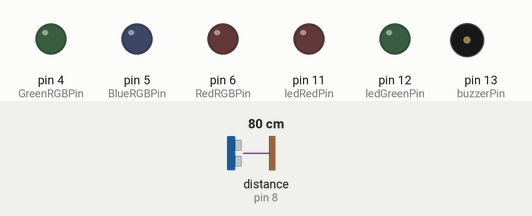
This sketch was run on a simulated Arduino Uno, built with avr-gcc and run on an emulated ATmega328P. Shown: output pins drawn as LEDs (lit = HIGH), buzzer (waves = sounding). Wiring (inferred from the names in the program): ultrasonic range finder: trigger pin 7; echo pin 8. Inputs (shaded band) come from the test bench; at power-on: distance to the obstacle (sensor on pin 8) 80 cm. The echo pulse lasts 58.3 µs per cm; pins used as bus, display or sensor lines are not drawn.

Above: at 1.2 s.
1.3 s: distance to the obstacle (sensor on pin 8) set to 2 cm
At 1.43 s:
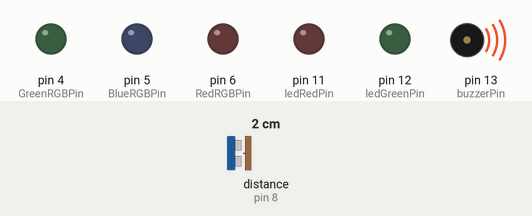
At 1.83 s:
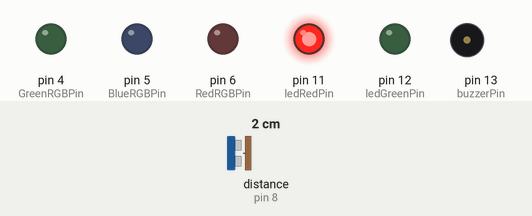
Timing chart, 0 to 4.3 s (numbered marks = the images above; inputs shaded):
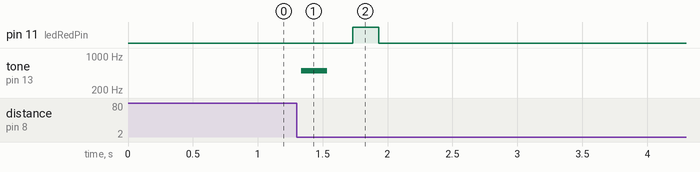

Measured:
- after the input at 1.3 s, pin 11 (ledRedPin): LOW → HIGH after 0.43 s, → LOW 0.20 s later; tone on pin 13 (buzzerPin): silent → 500 Hz at once, → silent 0.20 s later

The sketch:

term3.ino
```cpp
//Constant variables for each component pin
const int trigPin = 7;
const int echoPin = 8;
const int ledRedPin = 11;
const int ledGreenPin = 12;
const int RedRGBPin = 6;
const int BlueRGBPin = 5;
const int GreenRGBPin = 4;
const int buzzerPin = 13;

class LED {
 public:
  //Turns off specified LED if it reads the pin as active
   void TurnOFF(int ledPin) {
     if (digitalRead(ledPin)) {
     digitalWrite(ledPin, LOW);
     }
   }

   void TurnON(int ledPin) {
     digitalWrite(ledPin, HIGH);
   }

  //Pause length is specified, function turns LED on and off with interval
   void Blink(int ledPin, int pause) {
     digitalWrite(ledPin, HIGH);
     delay(pause);
     digitalWrite(ledPin, LOW);
     delay(pause);
   }
};

class Buzzer {
 public:
  //If program reads buzzer pin as active, turns off buzzer
   void TurnOFF() {
     if (digitalRead(buzzerPin)) {
     noTone(buzzerPin);
     }
   }

  //Pause amount and frequency specified, buzzer beeps according to these values
   void TurnON(int frequency, int pause) {
     tone(buzzerPin, frequency);
     delay(pause);
     noTone(buzzerPin);
     delay(pause);
   }
};


class Ultrasonic {
 public:
   //measureIncrease is the status;
   //Whether there is oncoming movement or not
   bool measureIncrease = false;
   //measureValue gets value of measure2 if distance decreases (object gets closer)
   int measureValue = 0;
   //measure1 and measure2 are placeholders for readings
   int measure1 = 0;
   int measure2 = 0;

  //Function converts the sensor's microsecond measure into centimetres
   long microsecondsToCentimetres(long microseconds) {
     return microseconds / 29 / 2;
   }

  //Function performs general sensor operation
   int Activate() {
     long duration;
     delay(30);
     //Short low pulse to obtain a clean high pulse
     digitalWrite(trigPin, LOW);
     delayMicroseconds(2);
     digitalWrite(trigPin, HIGH);
     delayMicroseconds(10);
     digitalWrite(trigPin, LOW);
     //Records duration of pulse
     duration = pulseIn(echoPin, HIGH);
     //Converts to centimetres, assigns as first measure
     measure1 = microsecondsToCentimetres(duration);
     delay(30);
     //Second trial
     digitalWrite(trigPin, LOW);
     delayMicroseconds(2);
     digitalWrite(trigPin, HIGH);
     delayMicroseconds(10);
     digitalWrite(trigPin, LOW);
     duration = pulseIn(echoPin, HIGH);
     //Assigns second centimetre value
     measure2 = microsecondsToCentimetres(duration);
     //Checks if the object is moving toward sensor (closer)
     if (measure1 > measure2) {
      //If closer, changes measureIncrease and assigns measureValue
       measureIncrease = true;
       measureValue = measure2;
     }
   }
};

class rgbLED {
 public:
   //Assign initial values of red, green and blue in LED. Starts as red.
   int rgbRed = 255;
   int rgbGreen = 0;
   int rgbBlue = 0;

  //To turn LED off, all values set to 0
   void TurnOFF() {
     setColour(0,0,0);
   }

  //Function to set the RGB colours, writing value to pin
  void setColour(int R, int G, int B) {
     analogWrite(RedRGBPin, R);
     analogWrite(GreenRGBPin, G);
     analogWrite(BlueRGBPin, B);
   }

  //To turn on, use setColour function and pass through the variables established at the top of the class
   void TurnON() {
     setColour(rgbRed, rgbGreen, rgbBlue);
   }

  //Function changes the values of red and green according to distance
   void PhaseColour(int distFromSensor) {
    //Counter to track iterations and compare to distance
     int counter = 0;
     while(!(counter >= distFromSensor)) {
      if (rgbGreen != 255) {
      //Phases from green, to yellow, to red when object moves closer
       rgbRed = rgbRed - 15;
       rgbGreen = rgbGreen + 15;
      }
      counter = counter + 24;
    }
   }
};

//Setting up all the pins as input or output, crucial for sensor
void setup() {
 Serial.begin(9600);
 pinMode(trigPin,OUTPUT);
 pinMode(echoPin,INPUT);
 pinMode(ledRedPin, OUTPUT);
 pinMode(ledGreenPin, OUTPUT);
 pinMode(RedRGBPin, OUTPUT);
 pinMode(GreenRGBPin, OUTPUT);
 pinMode(BlueRGBPin, OUTPUT);
 pinMode(buzzerPin, OUTPUT);
}

void loop() {
//Creating objects of each class
 LED redLED;
 LED greenLED;
 rgbLED rgb;
 Buzzer buzz;
 Ultrasonic sensor;

//Begin by activating sensor
 sensor.Activate();
 bool state = sensor.measureIncrease;
 //Loops until sensor detects oncoming movement
 while (state = false) {
   sensor.Activate();
   bool state = sensor.measureIncrease;
 }

 int distance = sensor.measureValue;

//Checks what range distance falls into and calls appropriate functions
//Range beyond 3.5 metres
 if (distance > 350) {
   buzz.TurnOFF();
   redLED.TurnOFF(ledRedPin);
   rgb.TurnOFF();
   greenLED.TurnON(ledGreenPin);
//Range within 3.5 metres and 0.5 metres
 } else if ((distance<=350) && (distance>=50)) {
   buzz.TurnOFF();
   buzz.TurnON(200, 300);
   rgb.PhaseColour(distance);
   greenLED.TurnOFF(ledGreenPin);
   redLED.TurnOFF(ledRedPin);
   rgb.TurnON();
//Range within 0.5 metres and 0 metres (the edge)
 } else if ((distance > 0) && (distance < 50)) {
   buzz.TurnOFF();
   buzz.TurnON(500, 200);
   greenLED.TurnOFF(ledGreenPin);
   rgb.TurnOFF();
   redLED.Blink(ledRedPin, 200);
//Zero or beyond; turns off
 } else {
   redLED.TurnOFF(ledRedPin);
   greenLED.TurnOFF(ledGreenPin);
   rgb.TurnOFF();
   buzz.TurnOFF();
 }
}
```
